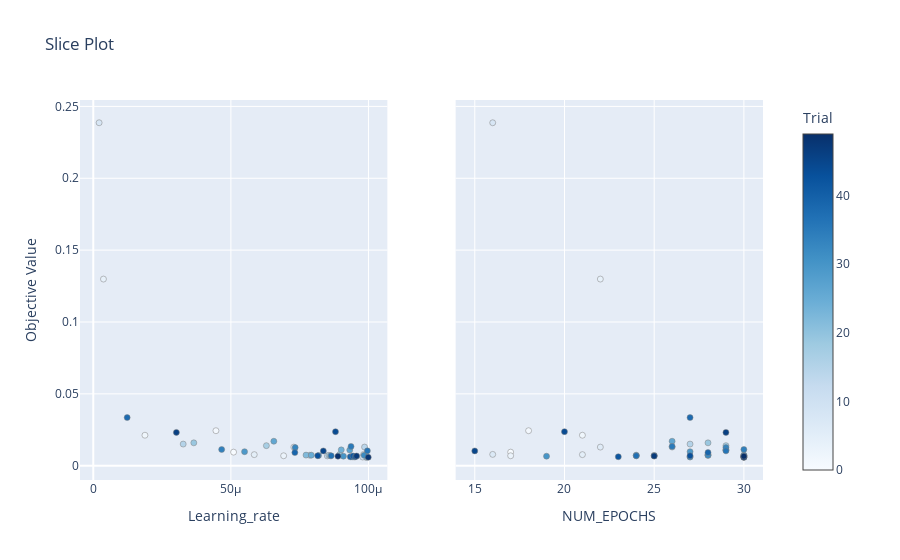

Notebook code for this chart:
### Code cell
optuna.visualization.plot_slice(study, params=['Learning_rate', 'NUM_EPOCHS'])
